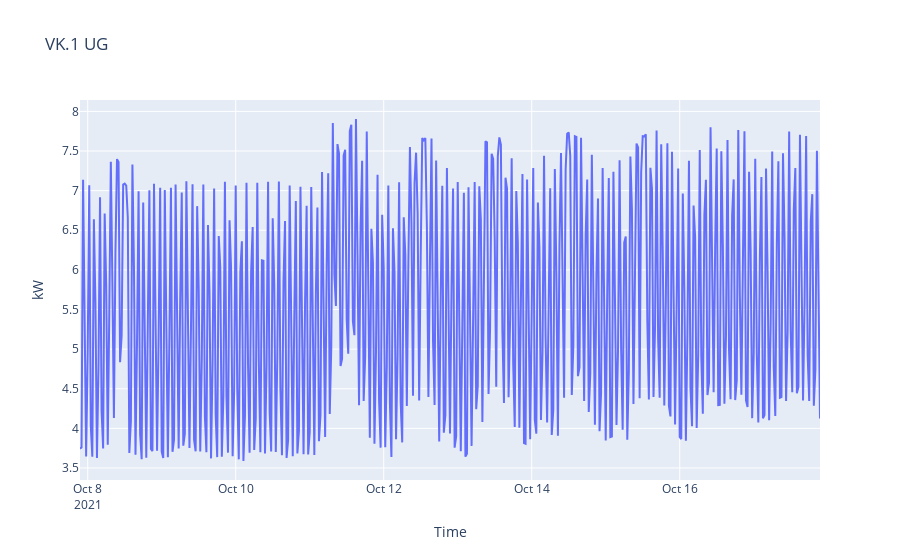

Notebook source saved alongside this figure:
### Code cell
px.line(
    x=df.index, y=df.kw, 
    title='VK.1 UG',
    labels={
        'x': 'Time',
        'y': 'kW'
    })

### Figure 1 — Plotly figure (JSON) as saved in the notebook; plotly's stock layout.template omitted (floating-point values rounded to 4 significant figures; data arrays with more than 128 entries replaced by an {"elided": "..."} marker saying what was removed)
{"data": [{"hovertemplate": "Time=%{x}<br>kW=%{y}<extra></extra>", "legendgroup": "", "line": {"color": "#636efa", "dash": "solid"}, "marker": {"symbol": "circle"}, "mode": "lines", "name": "", "orientation": "v", "showlegend": false, "type": "scatter", "x": {"elided": "481 str values"}, "xaxis": "x", "y": {"elided": "481 float values"}, "yaxis": "y"}], "layout": {"legend": {"tracegroupgap": 0}, "title": {"text": "VK.1 UG"}, "xaxis": {"anchor": "y", "domain": [0, 1], "title": {"text": "Time"}}, "yaxis": {"anchor": "x", "domain": [0, 1], "title": {"text": "kW"}}}}
